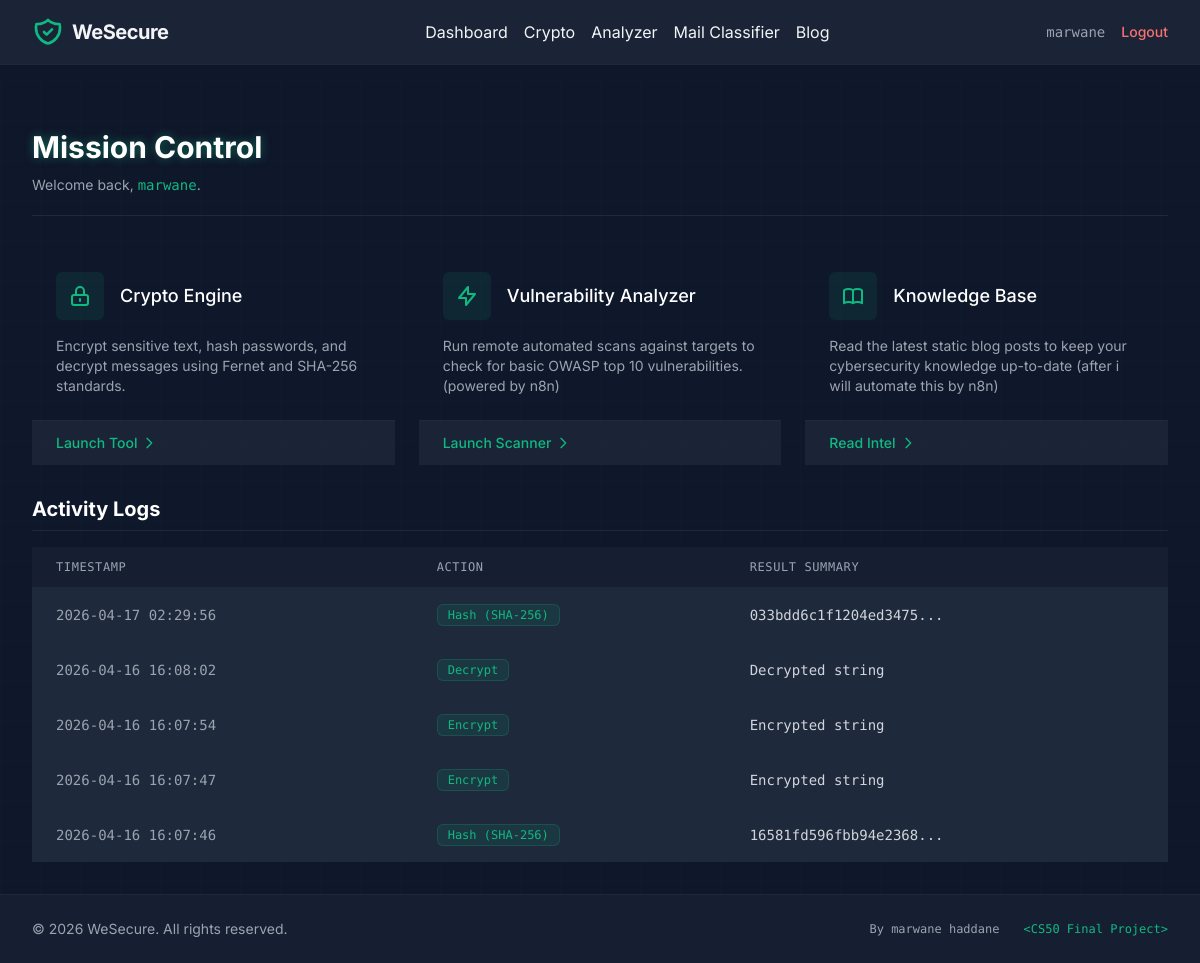
The app's page /dashboard (signed in) with its own data.
### tables this page shows
CREATE TABLE history (
            id INTEGER PRIMARY KEY AUTOINCREMENT,
            user_id INTEGER NOT NULL,
            action TEXT NOT NULL,
            result TEXT,
            timestamp DATETIME DEFAULT CURRENT_TIMESTAMP,
            FOREIGN KEY (user_id) REFERENCES users (id)
        );

### app.py (the view)
@app.route("/dashboard")
@login_required
def dashboard():
    conn = get_db_connection()
    history_records = conn.execute(
        "SELECT * FROM history WHERE user_id = ? ORDER BY timestamp DESC LIMIT 5",
        (session["user_id"],)
    ).fetchall()
    conn.close()
    return render_template("dashboard.html", username=session.get("username"), history=history_records)

### app.py (called while the page is built)
def get_db_connection():
    conn = sqlite3.connect(DATABASE_PATH)
    conn.row_factory = sqlite3.Row
    return conn

def login_required(f):
    @wraps(f)
    def decorated_function(*args, **kwargs):
        if session.get("user_id") is None:
            return redirect(url_for("login"))
        return f(*args, **kwargs)
    return decorated_function

@app.after_request
def after_request(response):
    response.headers["Cache-Control"] = "no-cache, no-store, must-revalidate"
    response.headers["Expires"] = 0
    response.headers["Pragma"] = "no-cache"
    return response

### templates/dashboard.html (shortened to what this page needs)
{% extends "layout.html" %}
{% block content %}
<div class="space-y-8 animate-fade-in-up">
    <div class="border-b border-gray-200 dark:border-cyber-border pb-5 mt-4 flex items-center justify-between">
        <div>
            <h2 class="text-3xl font-bold leading-tight text-gray-900 dark:text-white glow-text">
                Mission Control
            </h2>
            <p class="mt-2 text-sm text-gray-500 dark:text-gray-400">Welcome back, <span
                    class="font-mono text-cyber-green">{{ username }}</span>.</p>
        </div>
    </div>
    <div class="grid grid-cols-1 gap-6 sm:grid-cols-2 lg:grid-cols-3">
        <div
            class="cyber-card flex flex-col group hover:-translate-y-1 hover:shadow-2xl hover:shadow-cyber-green/10 transition-all duration-300">
            <div class="p-6">
                <div class="flex items-center">
                    <div class="flex-shrink-0 bg-cyber-green/10 rounded-md p-3">
                        <svg class="h-6 w-6 text-cyber-green" fill="none" viewBox="0 0 24 24" stroke="currentColor">
                            <path stroke-linecap="round" stroke-linejoin="round" stroke-width="2"
                                d="M12 15v2m-6 4h12a2 2 0 002-2v-6a2 2 0 00-2-2H6a2 2 0 00-2 2v6a2 2 0 002 2zm10-10V7a4 4 0 00-8 0v4h8z" />
                        </svg>
                    </div>
                    <div class="ml-4">
                        <h3 class="text-lg font-medium text-gray-900 dark:text-white">Crypto Engine</h3>
                    </div>
                </div>
                <div class="mt-4 text-sm text-gray-500 dark:text-gray-400">
                    Encrypt sensitive text, hash passwords, and decrypt messages using Fernet and SHA-256 standards.
                </div>
            </div>
            <div class="bg-gray-50 dark:bg-cyber-800/80 px-6 py-3 border-t border-gray-200 dark:border-cyber-border">
                <a href="{{ url_for('crypto') }}"
                    class="text-sm font-medium text-cyber-green hover:text-cyber-greenGlow flex items-center">
                    Launch Tool <svg class="ml-1 w-4 h-4 group-hover:translate-x-1 transition-transform" fill="none"
                        viewBox="0 0 24 24" stroke="currentColor">
                        <path stroke-linecap="round" stroke-linejoin="round" stroke-width="2" d="M9 5l7 7-7 7"></path>
                    </svg>
                </a>
            </div>
        </div>
        <div
            class="cyber-card flex flex-col group hover:-translate-y-1 hover:shadow-2xl hover:shadow-cyber-green/10 transition-all duration-300">
            <div class="p-6">
                <div class="flex items-center">
                    <div class="flex-shrink-0 bg-cyber-green/10 rounded-md p-3">
                        <svg class="h-6 w-6 text-cyber-green" fill="none" viewBox="0 0 24 24" stroke="currentColor">
                            <path stroke-linecap="round" stroke-linejoin="round" stroke-width="2"
                                d="M13 10V3L4 14h7v7l9-11h-7z" />
                        </svg>
                    </div>
                    <div class="ml-4">
                        <h3 class="text-lg font-medium text-gray-900 dark:text-white">Vulnerability Analyzer</h3>
                    </div>
                </div>
                <div class="mt-4 text-sm text-gray-500 dark:text-gray-400">
                    Run remote automated scans against targets to check for basic OWASP top 10 vulnerabilities. (powered
                    by n8n)
                </div>
            </div>
            <div class="bg-gray-50 dark:bg-cyber-800/80 px-6 py-3 border-t border-gray-200 dark:border-cyber-border">
                <a href="{{ url_for('analyzer') }}"
                    class="text-sm font-medium text-cyber-green hover:text-cyber-greenGlow flex items-center">
                    Launch Scanner <svg class="ml-1 w-4 h-4 group-hover:translate-x-1 transition-transform" fill="none"
                        viewBox="0 0 24 24" stroke="currentColor">
                        <path stroke-linecap="round" stroke-linejoin="round" stroke-width="2" d="M9 5l7 7-7 7"></path>
                    </svg>
                </a>
            </div>
        </div>
        <div
            class="cyber-card flex flex-col group hover:-translate-y-1 hover:shadow-2xl hover:shadow-cyber-green/10 transition-all duration-300">
            <div class="p-6">
                <div class="flex items-center">
                    <div class="flex-shrink-0 bg-cyber-green/10 rounded-md p-3">
                    </div>
                    <div class="ml-4">
                        <h3 class="text-lg font-medium text-gray-900 dark:text-white">Knowledge Base</h3>
                    </div>
                </div>
                <div class="mt-4 text-sm text-gray-500 dark:text-gray-400">
                    Read the latest static blog posts to keep your cybersecurity knowledge up-to-date (after i
                    will automate this by n8n)
                </div>
            </div>
            <div class="bg-gray-50 dark:bg-cyber-800/80 px-6 py-3 border-t border-gray-200 dark:border-cyber-border">
                <a href="{{ url_for('blog') }}"
                    class="text-sm font-medium text-cyber-green hover:text-cyber-greenGlow flex items-center">
                    Read Intel <svg class="ml-1 w-4 h-4 group-hover:translate-x-1 transition-transform" fill="none"
                        viewBox="0 0 24 24" stroke="currentColor">
                        <path stroke-linecap="round" stroke-linejoin="round" stroke-width="2" d="M9 5l7 7-7 7"></path>
                    </svg>
                </a>
            </div>
        </div>
    </div>
    <div class="mt-10 animate-fade-in-up">
        <h3
            class="text-xl font-bold leading-tight text-gray-900 dark:text-white mb-4 border-b border-gray-200 dark:border-cyber-border pb-2">
            Activity Logs
        </h3>
        <div class="cyber-card">
            {% if history %}
            <div class="overflow-x-auto">
                <table
                    class="min-w-full divide-y font-mono text-sm divide-gray-200 dark:divide-cyber-border bg-white dark:bg-cyber-800">
                    <thead>
                        <tr class="bg-gray-50 dark:bg-cyber-900/50">
                            <th scope="col"
                                class="px-6 py-3 text-left text-xs font-medium text-gray-500 dark:text-gray-400 uppercase tracking-wider">
                                Timestamp</th>
                            <th scope="col"
                                class="px-6 py-3 text-left text-xs font-medium text-gray-500 dark:text-gray-400 uppercase tracking-wider">
                                Action</th>
                            <th scope="col"
                                class="px-6 py-3 text-left text-xs font-medium text-gray-500 dark:text-gray-400 uppercase tracking-wider">
                                Result Summary</th>
                        </tr>
                    </thead>
                    <tbody class="divide-y divide-gray-200 dark:divide-cyber-border">
                        {% for record in history %}
                        <tr class="hover:bg-gray-50 dark:hover:bg-cyber-700/30 transition-colors">
                            <td class="px-6 py-4 whitespace-nowrap text-gray-500 dark:text-gray-400">{{ record.timestamp
                                }}</td>
                            <td class="px-6 py-4 whitespace-nowrap">
                                <span
                                    class="inline-flex items-center px-2.5 py-0.5 rounded-md text-xs font-medium bg-cyber-green/10 text-cyber-green border border-cyber-green/20">
                                    {{ record.action }}
                                </span>
                            </td>
                            <td class="px-6 py-4 text-gray-900 dark:text-gray-300 truncate max-w-xs">{{ record.result }}
                            </td>
                        </tr>
                        {% endfor %}
                    </tbody>
                </table>
            </div>
            {% else %}
            <div class="p-8 text-center text-gray-500 dark:text-gray-400">
                No recent activity detected. Launch a tool to generate logs.
            </div>
            {% endif %}
        </div>
    </div>
</div>
{% endblock %}

### static/css/styles.css (style rules this page uses)
.cyber-card { @apply bg-white dark:bg-cyber-800 shadow-xl overflow-hidden rounded-2xl border border-gray-200 dark:border-cyber-border; }
.animate-fade-in-up { animation: fadeInUp 0.6s ease-out forwards; }
.glow-text { text-shadow: 0 0 10px rgba(16, 185, 129, 0.5); }

### records on screen
history: timestamp "2026-04-17 02:29:56", action "Hash (SHA-256)", result "033bdd6c1f1204ed3475..."
history: timestamp "2026-04-16 16:08:02", action "Decrypt", result "Decrypted string"
history: timestamp "2026-04-16 16:07:54", action "Encrypt", result "Encrypted string"
history: timestamp "2026-04-16 16:07:47", action "Encrypt", result "Encrypted string"
history: timestamp "2026-04-16 16:07:46", action "Hash (SHA-256)", result "16581fd596fbb94e2368..."

### other values on screen
{{ session.username }} "marwane"
{{ username }} "marwane"
